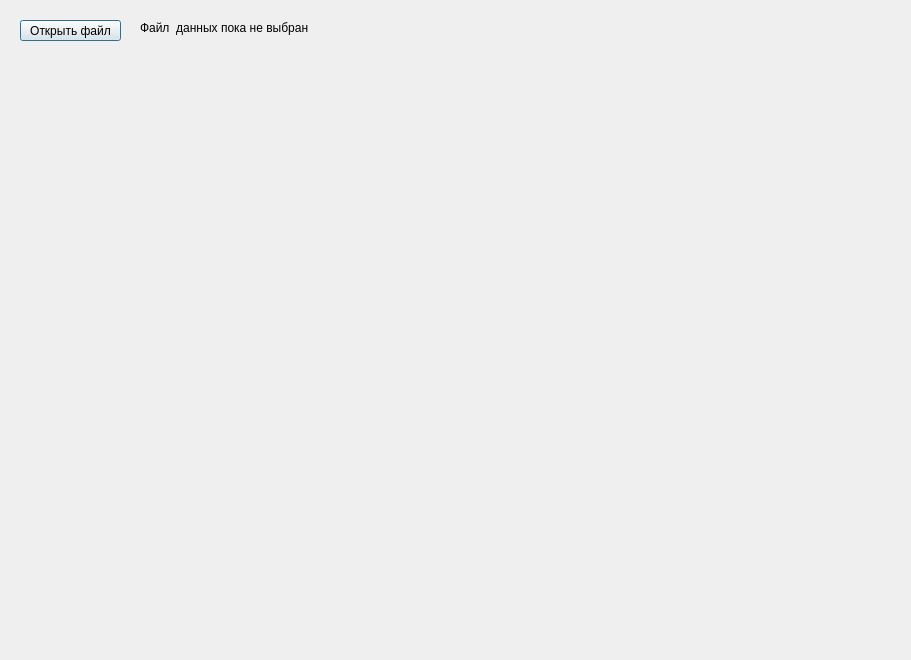
<?xml version="1.0" encoding="UTF-8"?>
<ui version="4.0">
 <class>RestoreModelDialog</class>
 <widget class="QDialog" name="RestoreModelDialog">
  <property name="geometry">
   <rect>
    <x>0</x>
    <y>0</y>
    <width>911</width>
    <height>660</height>
   </rect>
  </property>
  <property name="windowTitle">
   <string>Восстановление модели данных по выборке</string>
  </property>
  <widget class="QPushButton" name="btnOpenFile">
   <property name="geometry">
    <rect>
     <x>20</x>
     <y>20</y>
     <width>101</width>
     <height>21</height>
    </rect>
   </property>
   <property name="text">
    <string>Открыть файл</string>
   </property>
  </widget>
  <widget class="QLabel" name="labelOpenedFile">
   <property name="geometry">
    <rect>
     <x>140</x>
     <y>20</y>
     <width>591</width>
     <height>16</height>
    </rect>
   </property>
   <property name="text">
    <string>Файл  данных пока не выбран</string>
   </property>
  </widget>
 </widget>
 <resources/>
 <connections/>
</ui>
